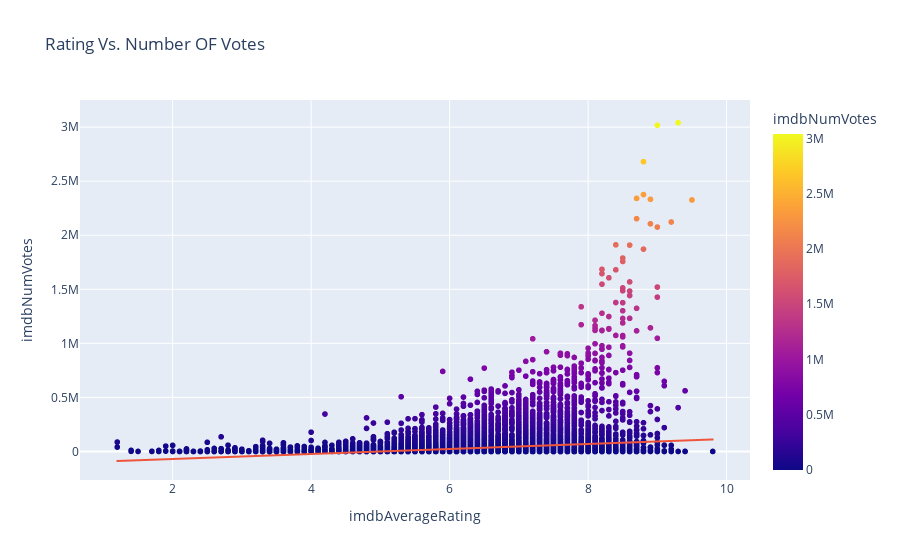

The code cell stored with this chart in its notebook:
### Code cell
# checking relation between 'rating'&'number of Votes'
fig = px.scatter(data, x='imdbAverageRating', y='imdbNumVotes', color='imdbNumVotes', trendline='ols', title='Rating Vs. Number OF Votes')
fig.show()

### Figure 1 — Plotly figure (JSON) as saved in the notebook; plotly's stock layout.template omitted (floating-point values rounded to 4 significant figures; data arrays with more than 128 entries replaced by an {"elided": "..."} marker saying what was removed)
{"data": [{"hovertemplate": "imdbAverageRating=%{x}<br>imdbNumVotes=%{marker.color}<extra></extra>", "legendgroup": "", "marker": {"color": {"elided": "19888 int values"}, "coloraxis": "coloraxis", "symbol": "circle"}, "mode": "markers", "name": "", "showlegend": false, "type": "scattergl", "x": {"elided": "19888 float values"}, "xaxis": "x", "y": {"elided": "19888 int values"}, "yaxis": "y"}, {"hovertemplate": "<b>OLS trendline</b><br>imdbNumVotes = 23158.9 * imdbAverageRating + -115949<br>R<sup>2</sup>=0.043205<br><br>imdbAverageRating=%{x}<br>imdbNumVotes=%{y} <b>(trend)</b><extra></extra>", "legendgroup": "", "marker": {"symbol": "circle"}, "mode": "lines", "name": "", "showlegend": false, "type": "scattergl", "x": {"elided": "19888 float values"}, "xaxis": "x", "y": {"elided": "19888 float values"}, "yaxis": "y"}], "layout": {"autosize": true, "coloraxis": {"colorbar": {"title": {"text": "imdbNumVotes"}}, "colorscale": [[0, "#0d0887"], [0.1111, "#46039f"], [0.2222, "#7201a8"], [0.3333, "#9c179e"], [0.4444, "#bd3786"], [0.5556, "#d8576b"], [0.6667, "#ed7953"], [0.7778, "#fb9f3a"], [0.8889, "#fdca26"], [1, "#f0f921"]]}, "legend": {"tracegroupgap": 0}, "title": {"text": "Rating Vs. Number OF Votes"}, "xaxis": {"anchor": "y", "autorange": true, "domain": [0, 1], "range": [0.6759, 10.32], "title": {"text": "imdbAverageRating"}, "type": "linear"}, "yaxis": {"anchor": "x", "autorange": true, "domain": [0, 1], "range": [-266100.0, 3293000.0], "title": {"text": "imdbNumVotes"}, "type": "linear"}}}
